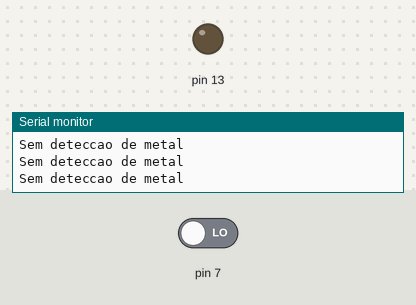
Bench run of a sketch on a simulated Arduino Uno, built with avr-gcc and run on an emulated ATmega328P. Shown: output pins drawn as LEDs (lit = HIGH), the last lines printed to the serial monitor. The inputs (shaded band) are chosen by the test bench; at power-on: pin 7 LOW.

Above: at 1.3 s.
1.4 s: pin 7 driven HIGH
At 2.0 s:
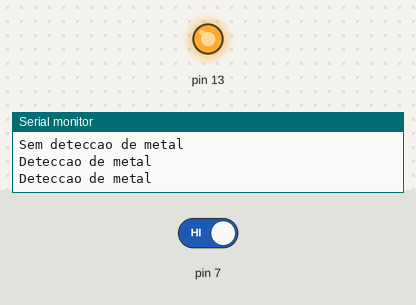
3.0 s: pin 7 driven LOW
At 4.3 s:
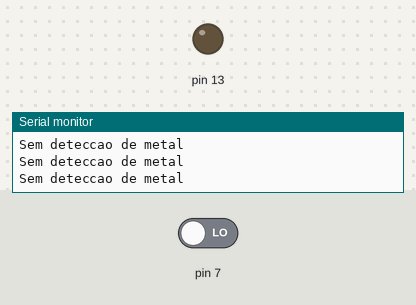
Timing chart, 0 to 6.0 s (numbered marks = the images above; inputs shaded):
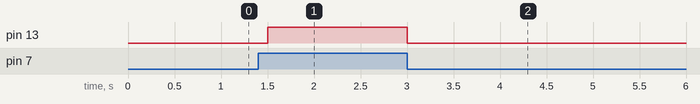

The sketch:

sensor_indutivo_ddt.ino
```cpp
void setup() {
  Serial.begin(9600);
  pinMode(7, INPUT);
  pinMode(13, OUTPUT);

}

void loop() {
  int sensorVal = digitalRead(7);
  if (sensorVal == HIGH) {
    digitalWrite(13, HIGH);
    Serial.println("Deteccao de metal");
  } else {
    digitalWrite(13, LOW);
    Serial.println("Sem deteccao de metal");
  }
  delay(250);
}
```

Measured:
- after the input at 1.4 s, pin 13: LOW → HIGH after 0.10 s
- after the input at 3.0 s, pin 13: HIGH → LOW at once
